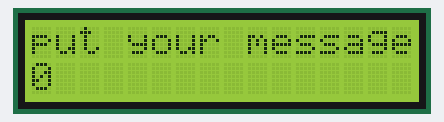
Simulated run of this sketch. Board: Arduino Uno, built with avr-gcc and run on an emulated ATmega328P. On the bench: 16×2 character LCD.

Above: at 0.1 s.
At 4.1 s:
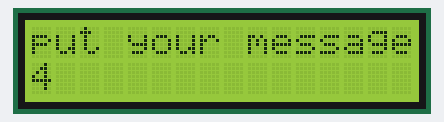
At 9.1 s:
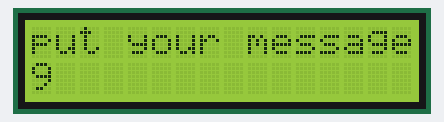
At 19.1 s:
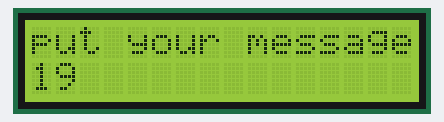
At 29.1 s:
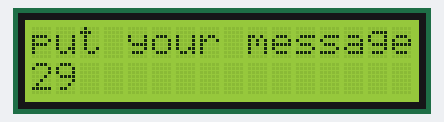
At 39.1 s:
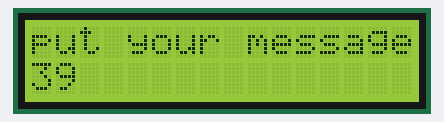

The sketch:

Code_LCD.ino
```cpp
#include <LiquidCrystal.h>
LiquidCrystal lcd (12, 11, 5, 4, 3, 2);
// your PWM numbers may be different

void setup()  {
  lcd.begin(16,  2);
  lcd.print("put your message here");
}
void loop ()  {
  lcd.setCursor(0, 1);
  lcd.print(millis()/ 1000);
}
```

Measured:
- what the display in image 1 shows lasts 1.0 s, from 4.0 s to 5.0 s
